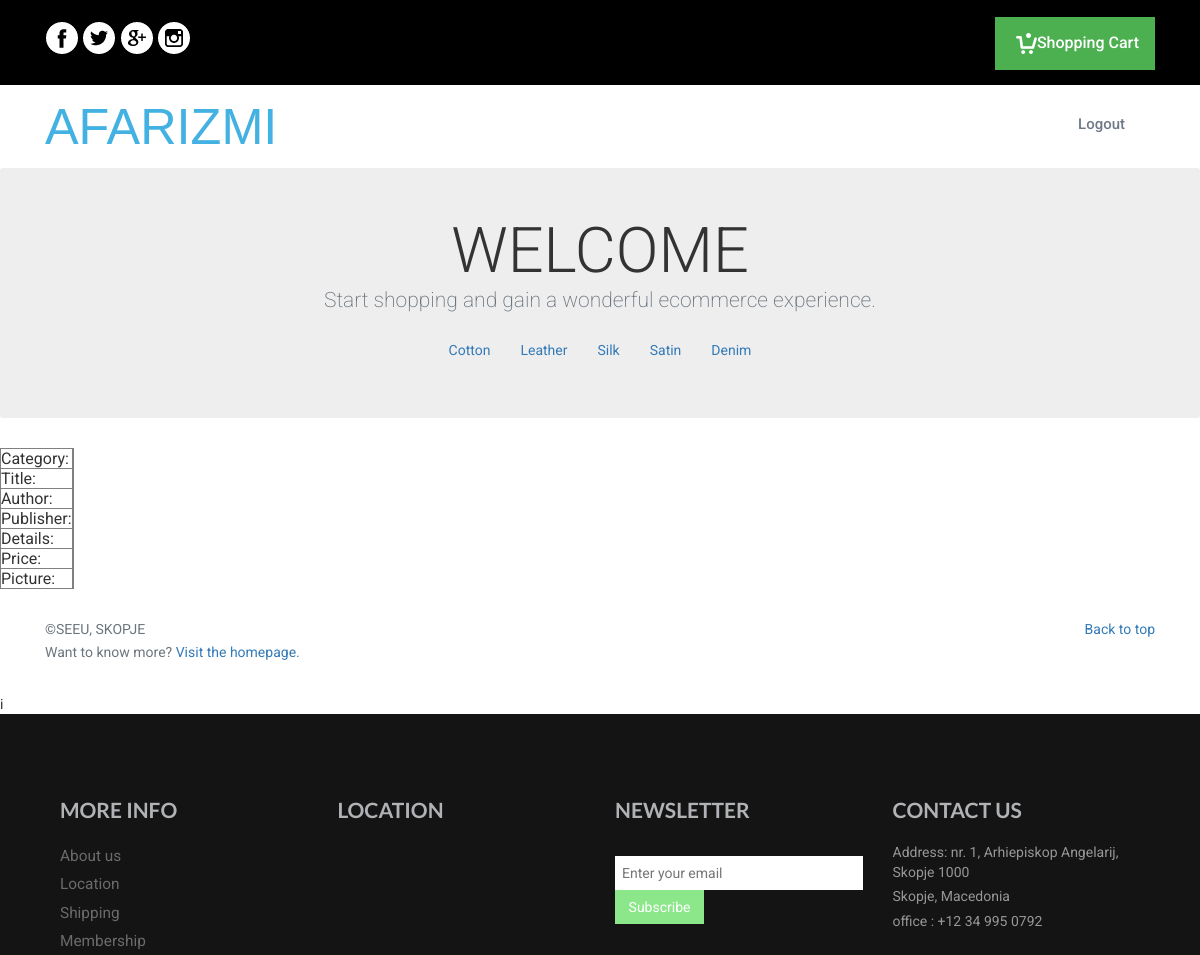
Page /productview.php on the committed database.
### tables this page shows
CREATE TABLE `categories` (
  `categoryid` int(10) NOT NULL,
  `name` varchar(30) NOT NULL
);

### productview.php (the view, shortened to what this page needs)
<?php
    include_once("header.php");
?>
<!DOCTYPE html>
<html lang="en">
  <head>
  </head>
  <body>
    <section class="jumbotron text-center">
      <div class="container">
        <h1 class="jumbotron-heading">WELCOME </h1>
        <p class="lead text-muted">Start shopping and gain a wonderful ecommerce experience.</p>
        <p>
            <?php
include("dbconnect.php");
?>
<ul class="nav justify-content-center">
<?php
$query="select * from categories";
$result=mysqli_query($conn,$query);
while($row=mysqli_fetch_row($result))
{
    echo "<li class=nav-item>";
    echo "<a href=userdash.php?catid=";
    echo $row[0];
    echo ">".$row[1]."</a></li>";
}
       ?>
        </p>
      </div>
    </section>
   <div>
<table border=1>
    <tr>
        <td>
            Category:
        </td>
    </tr>
    <tr>
        <td>
           Title:
        </td>
    </tr>
    <tr>
        <td>
           Author:
        </td>
    </tr>
    <tr>
        <td>
           Publisher:
        </td>
    </tr>
    <tr>
        <td>
           Details:
        </td>
    </tr>
    <tr>
        <td>
           Price:
        </td>
    </tr>
    <tr>
        <td>
           Picture:
        </td>
    </tr>
	 </table>
      </div>
    <footer class="text-muted">
      <div class="container">
        <p class="float-right">
          <a href="#">Back to top</a>
        </p>
        <p> &copy;SEEU, SKOPJE</p>
        <p>Want to know more? <a href="http://www.seeu.edu.mk">Visit the homepage</a>.</p>
      </div>
    </footer>
  </body>
</html>
<?php
include_once("footer.php");
?>

### css/style.css (style rules this page uses)
body { background:#fff; font-family: 'Roboto', sans-serif; }
a { transition: 0.5s all; -webkit-transition: 0.5s all; -o-transition: 0.5s all; -moz-transition: 0.5s all; -ms-transition: 0.5s all; }
ul { padding: 0; margin: 0; }
h1,h2,h3,h4,h5,h6,label,p { margin:0; }

### css/user.css (style rules this page uses)
body { min-height: 75rem; }
.jumbotron { padding-top: 6rem; padding-bottom: 6rem; margin-bottom: 0; background-color: #fff; }
.jumbotron-heading { font-weight: 300; }
.jumbotron .container { max-width: 40rem; }
footer { padding-top: 3rem; padding-bottom: 3rem; }
footer p { margin-bottom: .25rem; }

### rows in the picture
categories: name "Cotton"
categories: name "Leather"
categories: name "Silk"
categories: name "Satin"
categories: name "Denim"
